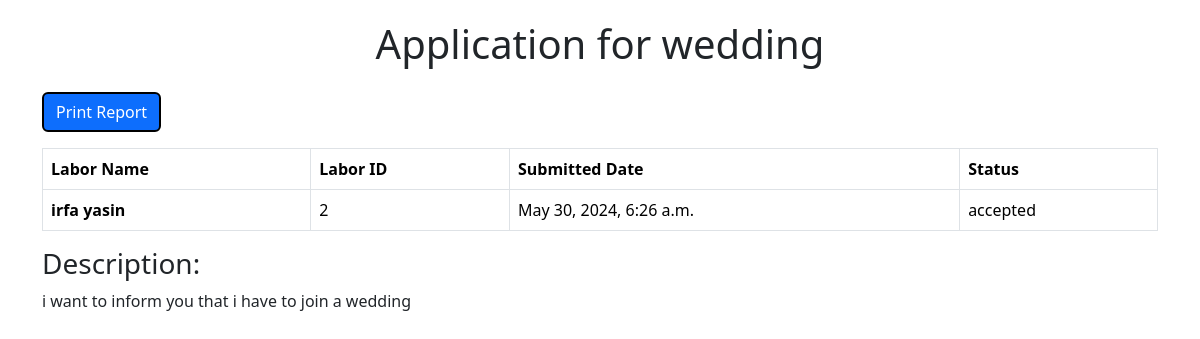
Page /labor/application_report/2 (signed in) on the committed database.
### supervisor/models.py (models this page shows, shortened)
class Application(models.Model):
    STATUS_CHOICES = [
        ('save', 'Saved'),
        ('submitted', 'Submitted'),
        ('under_review', 'Under Review'),
        ('approved', 'Approved'),
        ('rejected', 'Rejected'),
    ]
    labor = models.ForeignKey(Labor, on_delete=models.CASCADE, related_name="applications")
    title = models.CharField(max_length=255)
    app_id = models.CharField(max_length=10,  verbose_name="Application ID")
    description = models.TextField()
    date_submitted = models.DateTimeField(auto_now_add=True)
    status = models.CharField(max_length=20, choices=STATUS_CHOICES, default='save')
    def save(self, *args, **kwargs):
        if not self.app_id:
            self.app_id = self.generate_application_id()
        super(Application, self).save(*args, **kwargs)
    class Meta:
        verbose_name_plural = "Applications"

### labor/models.py (models this page shows, shortened)
class Labor(models.Model):
    POST_CHOICES = [
        ('labor', 'Labor'),
        ('supervisor', 'Supervisor'),
        ('ceo', 'CEO'),
    ]
    GENDER_CHOICES = [
        ('M', 'Male'),
        ('F', 'Female'),
        ('O', 'Other'),
    ]
    user = models.OneToOneField(User, on_delete=models.CASCADE, related_name='labors')
    labor_id = models.CharField(max_length=10, unique=True, editable=False, verbose_name="Labor ID")
    first_name = models.CharField(max_length=50, verbose_name="First Name")
    last_name = models.CharField(max_length=50, verbose_name="Last Name")
    cnic = models.CharField(max_length=13, unique=True, verbose_name="CNIC")
    phone = models.CharField(max_length=11, unique=True, verbose_name="Phone Number")
    gender = models.CharField(max_length=1, choices=GENDER_CHOICES, verbose_name="Gender")
    address = models.TextField(verbose_name="Address")
    post = models.CharField(max_length=10, choices=POST_CHOICES, verbose_name="Post", default = 'Labor')
    basic_pay = models.DecimalField(max_digits=10, decimal_places=2, verbose_name="Basic Pay")
    date_of_birth = models.DateField(verbose_name="Date of Birth")
    date_of_hire = models.DateField(verbose_name="Date of Hire", auto_now_add=True)
    def username(self):
        return f'{self.first_name} {self.last_name}'
    class Meta:
        verbose_name = "Labor"
        verbose_name_plural = "Labors"
        ordering = ['first_name', 'last_name']

### labor/views.py (the view)
# urls.py: path('application_report/<int:id>', views.application_detail_view, name='application_report'),
def application_detail_view(request, id):
    application = get_object_or_404(Application, id=id)
    user = request.user
    labor = get_object_or_404(Labor, user=user)
    return render(request, 'labor/application_report.html', context={'application':application, 'labor':labor})

### labor/templates/labor/application_report.html (shortened to what this page needs)
<!DOCTYPE html>
<html lang="en">
<head>
    <link href="https://cdn.jsdelivr.net/npm/bootstrap@5.3.3/dist/css/bootstrap.min.css" rel="stylesheet">
</head>
<body>
    <div class="container report-container">
        <div class="text-center mb-4">
            <h1>{{application.title}}</h1>
        </div>
        <div class="mb-3">
            <button class="btn btn-primary no-print print-button" onclick="window.print()">Print Report</button>
        </div>
        <table class="table table-bordered">
            <thead>
                <tr>
                    <th>Labor Name</th>
                    <th>Labor ID</th>
                    <th>Submitted Date</th>
                    <th>Status</th>
                </tr>
            </thead>
            <tbody>
                <tr>
                    <td><b>{{ labor.username }}</b></td>
                    <td>{{ application.id }}</td>
                    <td>{{ application.date_submitted }}</td>
                    <td>{{ application.status }}</td>
                </tr>
            </tbody>
        </table>
        <div>
            <h3>Description:</h3>
        </div>
        <p>
            {{application.description}}
        </p>
    </div>
</body>
</html>

### labor/templates/labor/application_report.html (style rules this page uses)
.report-container { margin-top: 20px; }
.table th, .table td { vertical-align: middle; }
.print-button { border: 2px solid #000; }

### rows in the picture
Application: title "Application for wedding", id "2", date_submitted "May 30, 2024, 6:26 a.m.", status "accepted", description "i want to inform you that i have to join a wedding"
Labor: username "irfa yasin"
